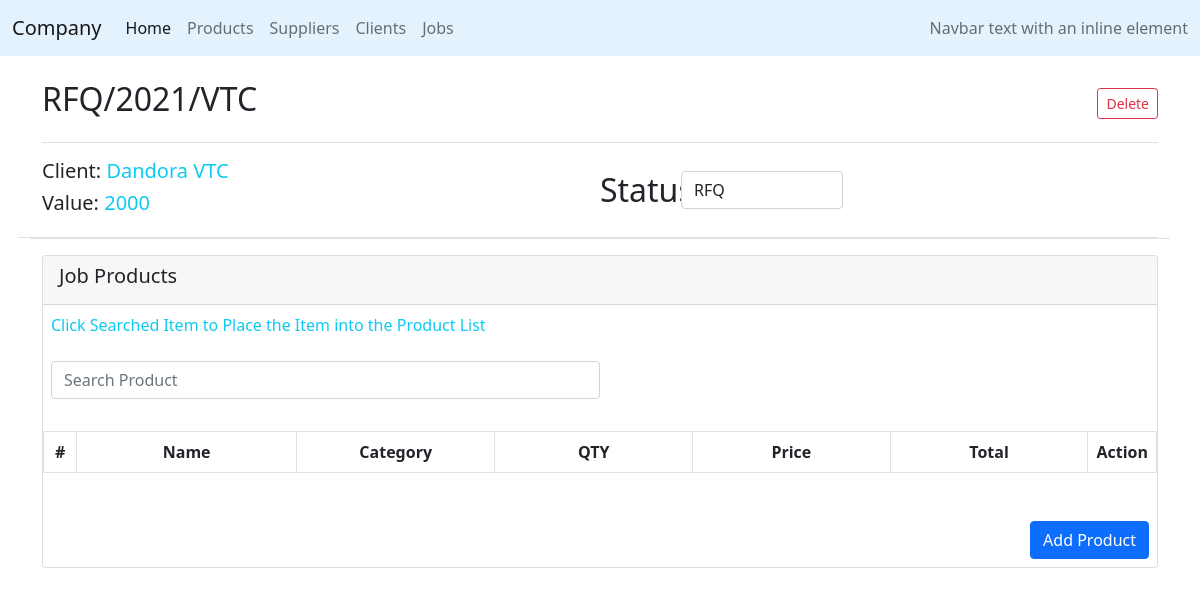
Screenshot of /company/jobs/1 with the database file from the repository.
### company/models.py (models this page shows, shortened)
class Job(models.Model):
    id = models.BigAutoField(primary_key=True)
    code = models.CharField(max_length=64)
    client = models.ForeignKey(Client, related_name="client", blank=True, on_delete=models.CASCADE)
    product = models.ManyToManyField(Product, blank=True, related_name="jobProducts")
    value = models.IntegerField(null=True)
    status = models.CharField(max_length=64, default = "RFQ")

class Company(PolymorphicModel):
    id = models.BigAutoField(primary_key=True)
    nameC = models.CharField(max_length=64)
    address = models.IntegerField()
    email = models.CharField(max_length=64, default=0)
    contact = models.IntegerField()

### company/views.py (the view)
# urls.py: path('jobs/<int:id>', views.jobDetail, name='jobDetail'),
def jobDetail(request, id):
    job = Job.objects.get(pk=id)
    products = Product.objects.all()
    if request.method == "DELETE":
        job.delete()
        return JsonResponse({"message": "Job Deleted"}, status = 201)
    context = {
        "job": job,
        "status": status,
        "products": "",
    }
    return render(request, "company/jobDetails.html", context)

### company/models.py (called while the page is built)
    def __str__(self):
        return f"{self.nameC}"

### company/templates/company/jobDetails.html (shortened to what this page needs)
{% extends "company/layout.html"%}
{% block body %}
<div class="container">
    <div class="d-flex justify-content-between border-bottom mt-4 pb-3">
        <div id="name">
            <h2>
                <span  class="jDetail">{{job.code}}</span>
            </h2>
        </div>
        <div class="d-flex align-items-center justify-content-between">
            <button class="btn btn-outline-danger btn-sm" id="deleteJob">Delete</button>
        </div>
    </div>
    <div id="productDetails" class="row mt-3 border-bottom">
        <div class="border-bottom col-12 row pb-2">
            <div class="col-md-6">
                <h5>
                    Client:
                    <span class="text-info jDetail">{{job.client}}</span>
                </h5>
                <h5>
                    Value:
                    <span class="text-info jDetail">{{job.value}}</span>
                </h5>
            </div>
            <div class="col-md-6">
                <h2 class="form-group row">
                    <label for="status" class="col-md-2 col-form-label">Status</label>
                    <div class="col-sm-4 row align-items-center">
                        <select id="status" class="inputUpdate form-control">
                            {% for status in status %}
                                {%if job.status == status %}
                                    <option value="{{job.status}}" selected>{{status}}</option>
                                {%else%}
                                    <option value="{{status}}">{{status}}</option>
                                {%endif%}
                            {%endfor%}
                          </select>
                    </div>
                </h2>
            </div>
        </div>
    </div>
    <div class="card mt-3" id="productsSection">
        <div class="card-header d-flex justify-content-between">
            <h5>Job Products</h5>
        </div>
        <div class="mt-2 mx-2">
            <p class="text-info">Click Searched Item to Place the Item into the Product List</p>
        </div>
        <div class="d-flex justify-content-between  m-2">
            <div class="col-sm-6">
                <input class="filterInput col-12 form-control" type="text" placeholder="Search Product">
            </div>
        </div>
        <div class="table-responsive my-4" id="products">
            <table class="table table-striped table-bordered table-hover">
                <thead>
                  <tr>
                    <th scope="col" style="width:3%" class="text-center">#</th>
                    <th scope="col" style="width:20%" class="text-center">Name</th>
                    <th scope="col" style="width:18%" class="text-center">Category</th>
                    <th scope="col" style="width:18%" class="text-center">QTY</th>
                    <th scope="col" style="width:18%" class="text-center">Price</th>
                    <th scope="col" style="width:18%" class="text-center">Total</th>
                    <th scope="col" class="text-center">Action</th>
                  </tr>
                </thead>
            </table>
        </div>
        <div class="d-flex flex-row-reverse m-2">
            <button class="btn btn-primary" id="addProduct">Add Product</button>
        </div>
    </div>
{%endblock%}
{% load static %}

### company/static/company/styles.css (style rules this page uses)
table { counter-reset: rowCount; }

### rows the page displays
Job: code "RFQ/2021/VTC", client "Dandora VTC", value "2000", status "RFQ"
